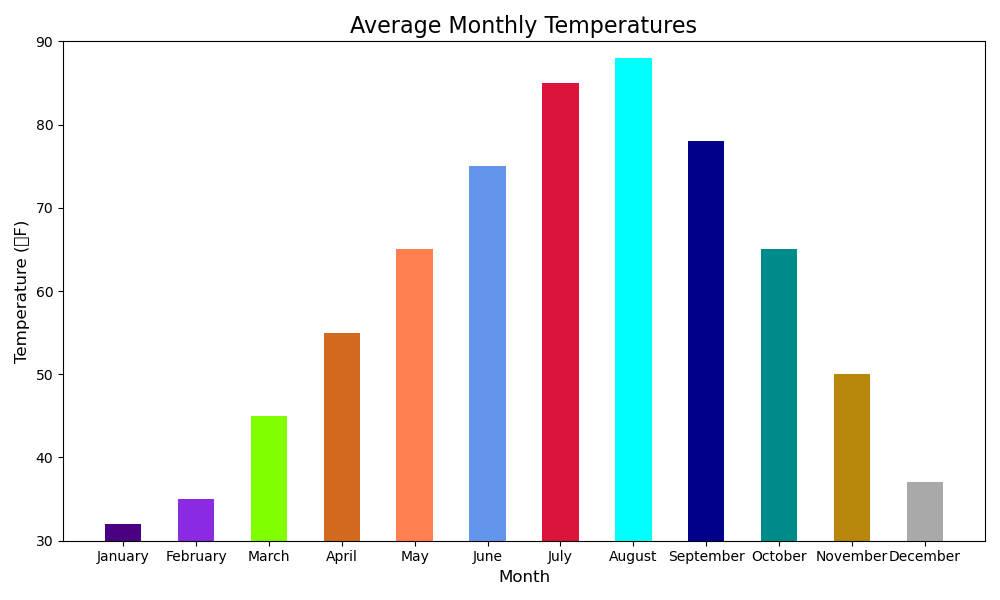

The script that drew this image:

import matplotlib.pyplot as plt

# Data to plot
months = ['January', 'February', 'March', 'April', 'May', 'June',
          'July', 'August', 'September', 'October', 'November', 'December']
temperatures = [32, 35, 45, 55, 65, 75, 85, 88, 78, 65, 50, 37]

# Plot a vertical bar chart
plt.figure(figsize=(10, 6))  # Width and height of the chart
plt.bar(x=months, height=temperatures, color=[
    '#4B0082', '#8A2BE2', '#7FFF00', '#D2691E',
    '#FF7F50', '#6495ED', '#DC143C', '#00FFFF',
    '#00008B', '#008B8B', '#B8860B', '#A9A9A9'],
    width=0.5)  # Band width of the bars

# Set the title and labels
plt.title('Average Monthly Temperatures', fontsize=16)
plt.ylabel('Temperature (°F)', fontsize=12)
plt.xlabel('Month', fontsize=12)

# Set y-axis limit to start from 30
plt.ylim(30, 90)

# Display the chart
plt.tight_layout()  # Adjust the padding between and around subplots.
plt.show()
